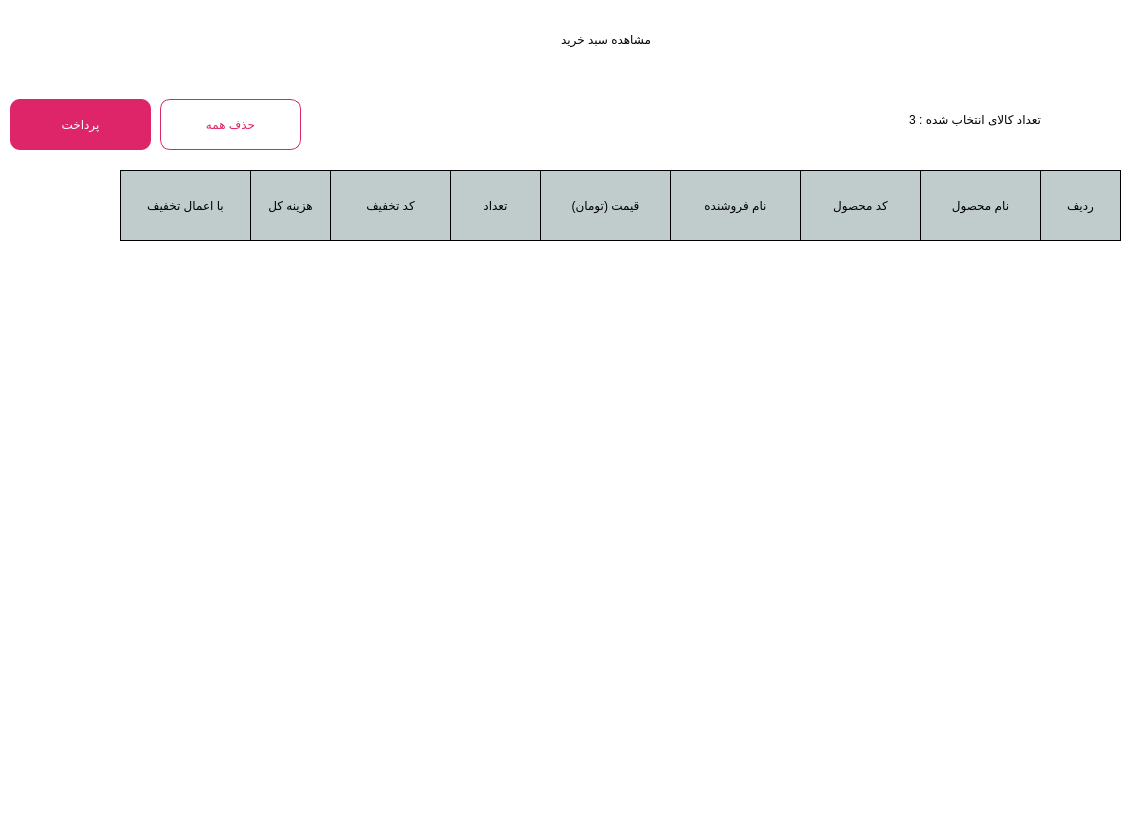
<?xml version="1.0" encoding="UTF-8"?>
<ui version="4.0">
 <class>mainWindow</class>
 <widget class="QDialog" name="mainWindow">
  <property name="geometry">
   <rect>
    <x>0</x>
    <y>0</y>
    <width>1122</width>
    <height>832</height>
   </rect>
  </property>
  <property name="windowTitle">
   <string>Dialog</string>
  </property>
  <property name="styleSheet">
   <string notr="true">#mainWindow{
background-color : #fff
}</string>
  </property>
  <widget class="QWidget" name="headerSection" native="true">
   <property name="geometry">
    <rect>
     <x>0</x>
     <y>-1</y>
     <width>1071</width>
     <height>161</height>
    </rect>
   </property>
   <property name="styleSheet">
    <string notr="true">#headerSection{
	border : 1px solid #fff

}</string>
   </property>
   <widget class="QLabel" name="label">
    <property name="geometry">
     <rect>
      <x>360</x>
      <y>20</y>
      <width>291</width>
      <height>41</height>
     </rect>
    </property>
    <property name="styleSheet">
     <string notr="true">font: 22pt &quot;B narm&quot;;</string>
    </property>
    <property name="text">
     <string>مشاهده سبد خرید</string>
    </property>
   </widget>
   <widget class="QLabel" name="count_lbl">
    <property name="geometry">
     <rect>
      <x>590</x>
      <y>110</y>
      <width>451</width>
      <height>20</height>
     </rect>
    </property>
    <property name="styleSheet">
     <string notr="true">font: 14pt &quot;B Nazanin&quot;;</string>
    </property>
    <property name="text">
     <string>تعداد کالای انتخاب شده : 3 </string>
    </property>
   </widget>
   <widget class="QPushButton" name="pay_btn">
    <property name="geometry">
     <rect>
      <x>10</x>
      <y>100</y>
      <width>141</width>
      <height>51</height>
     </rect>
    </property>
    <property name="cursor">
     <cursorShape>PointingHandCursor</cursorShape>
    </property>
    <property name="styleSheet">
     <string notr="true">#pay_btn{
border-radius : 10%;
background-color: #df2569;
color : #fff;
font: 13pt &quot;IRANSans&quot;;
}</string>
    </property>
    <property name="text">
     <string>پرداخت</string>
    </property>
   </widget>
   <widget class="QPushButton" name="clearAll_btn">
    <property name="geometry">
     <rect>
      <x>160</x>
      <y>100</y>
      <width>141</width>
      <height>51</height>
     </rect>
    </property>
    <property name="cursor">
     <cursorShape>PointingHandCursor</cursorShape>
    </property>
    <property name="styleSheet">
     <string notr="true">#clearAll_btn{
border-radius : 10%;
background-color: #fff;
color : #df2569;
font: 13pt &quot;IRANSans&quot;;
border : 1px solid #df2569;
}</string>
    </property>
    <property name="text">
     <string>حذف همه</string>
    </property>
   </widget>
  </widget>
  <widget class="QWidget" name="widget" native="true">
   <property name="geometry">
    <rect>
     <x>0</x>
     <y>170</y>
     <width>1121</width>
     <height>81</height>
    </rect>
   </property>
   <widget class="QPushButton" name="pushButton">
    <property name="geometry">
     <rect>
      <x>920</x>
      <y>0</y>
      <width>121</width>
      <height>71</height>
     </rect>
    </property>
    <property name="styleSheet">
     <string notr="true">border:1px solid #000;
background-color: rgb(191, 204, 203);</string>
    </property>
    <property name="text">
     <string>نام محصول</string>
    </property>
   </widget>
   <widget class="QPushButton" name="pushButton_2">
    <property name="geometry">
     <rect>
      <x>800</x>
      <y>0</y>
      <width>121</width>
      <height>71</height>
     </rect>
    </property>
    <property name="styleSheet">
     <string notr="true">border:1px solid #000;
background-color: rgb(191, 204, 203);</string>
    </property>
    <property name="text">
     <string>کد محصول</string>
    </property>
   </widget>
   <widget class="QPushButton" name="pushButton_3">
    <property name="geometry">
     <rect>
      <x>670</x>
      <y>0</y>
      <width>131</width>
      <height>71</height>
     </rect>
    </property>
    <property name="styleSheet">
     <string notr="true">border:1px solid #000;
background-color: rgb(191, 204, 203);</string>
    </property>
    <property name="text">
     <string>نام فروشنده</string>
    </property>
   </widget>
   <widget class="QPushButton" name="pushButton_4">
    <property name="geometry">
     <rect>
      <x>1040</x>
      <y>0</y>
      <width>81</width>
      <height>71</height>
     </rect>
    </property>
    <property name="styleSheet">
     <string notr="true">border:1px solid #000;
background-color: rgb(191, 204, 203);</string>
    </property>
    <property name="text">
     <string>ردیف</string>
    </property>
   </widget>
   <widget class="QPushButton" name="pushButton_5">
    <property name="geometry">
     <rect>
      <x>540</x>
      <y>0</y>
      <width>131</width>
      <height>71</height>
     </rect>
    </property>
    <property name="styleSheet">
     <string notr="true">border:1px solid #000;
background-color: rgb(191, 204, 203);</string>
    </property>
    <property name="text">
     <string>قیمت (تومان)</string>
    </property>
   </widget>
   <widget class="QPushButton" name="pushButton_6">
    <property name="geometry">
     <rect>
      <x>450</x>
      <y>0</y>
      <width>91</width>
      <height>71</height>
     </rect>
    </property>
    <property name="styleSheet">
     <string notr="true">border:1px solid #000;
background-color: rgb(191, 204, 203);</string>
    </property>
    <property name="text">
     <string>تعداد</string>
    </property>
   </widget>
   <widget class="QPushButton" name="pushButton_7">
    <property name="geometry">
     <rect>
      <x>330</x>
      <y>0</y>
      <width>121</width>
      <height>71</height>
     </rect>
    </property>
    <property name="styleSheet">
     <string notr="true">border:1px solid #000;
background-color: rgb(191, 204, 203);</string>
    </property>
    <property name="text">
     <string>کد تخفیف</string>
    </property>
   </widget>
   <widget class="QPushButton" name="pushButton_8">
    <property name="geometry">
     <rect>
      <x>250</x>
      <y>0</y>
      <width>81</width>
      <height>71</height>
     </rect>
    </property>
    <property name="styleSheet">
     <string notr="true">border:1px solid #000;
background-color: rgb(191, 204, 203);</string>
    </property>
    <property name="text">
     <string>هزینه کل</string>
    </property>
   </widget>
   <widget class="QPushButton" name="pushButton_9">
    <property name="geometry">
     <rect>
      <x>120</x>
      <y>0</y>
      <width>131</width>
      <height>71</height>
     </rect>
    </property>
    <property name="styleSheet">
     <string notr="true">border:1px solid #000;
background-color: rgb(191, 204, 203);</string>
    </property>
    <property name="text">
     <string>با اعمال تخفیف</string>
    </property>
   </widget>
   <widget class="QLabel" name="label_2">
    <property name="geometry">
     <rect>
      <x>30</x>
      <y>10</y>
      <width>55</width>
      <height>51</height>
     </rect>
    </property>
    <property name="text">
     <string/>
    </property>
    <property name="pixmap">
     <pixmap>../Tools/imgs/refresh_btn.jpg</pixmap>
    </property>
   </widget>
   <widget class="QPushButton" name="refresh_btn">
    <property name="geometry">
     <rect>
      <x>10</x>
      <y>10</y>
      <width>93</width>
      <height>51</height>
     </rect>
    </property>
    <property name="cursor">
     <cursorShape>PointingHandCursor</cursorShape>
    </property>
    <property name="styleSheet">
     <string notr="true">#refresh_btn{
border : none;
background-color:transparent;
}</string>
    </property>
    <property name="text">
     <string/>
    </property>
   </widget>
  </widget>
 </widget>
 <resources/>
 <connections/>
</ui>
